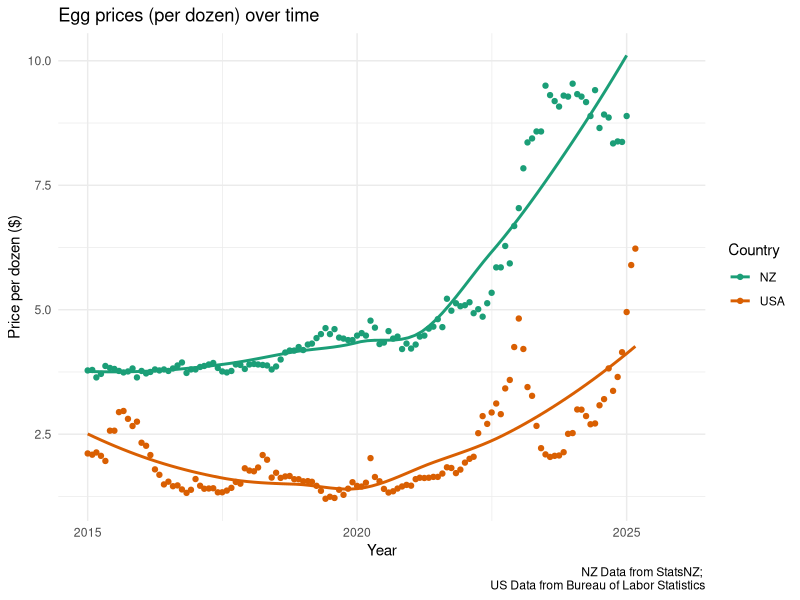
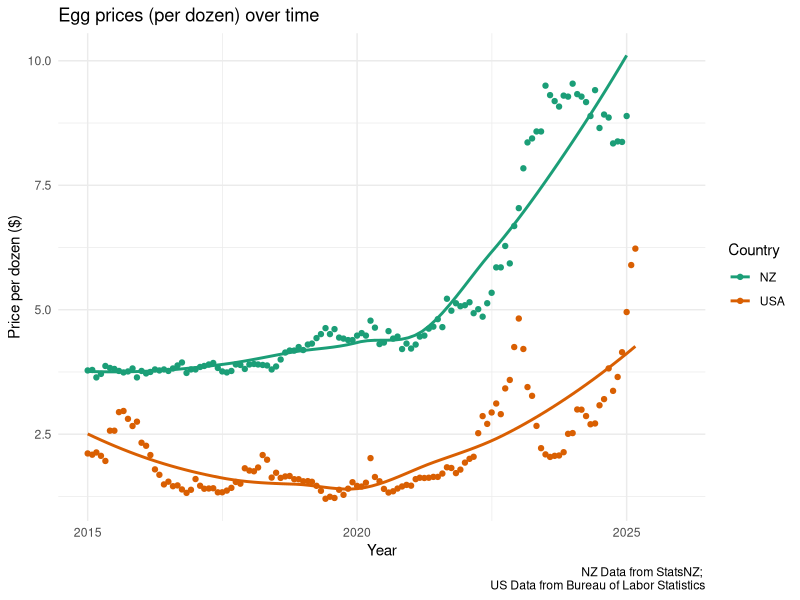
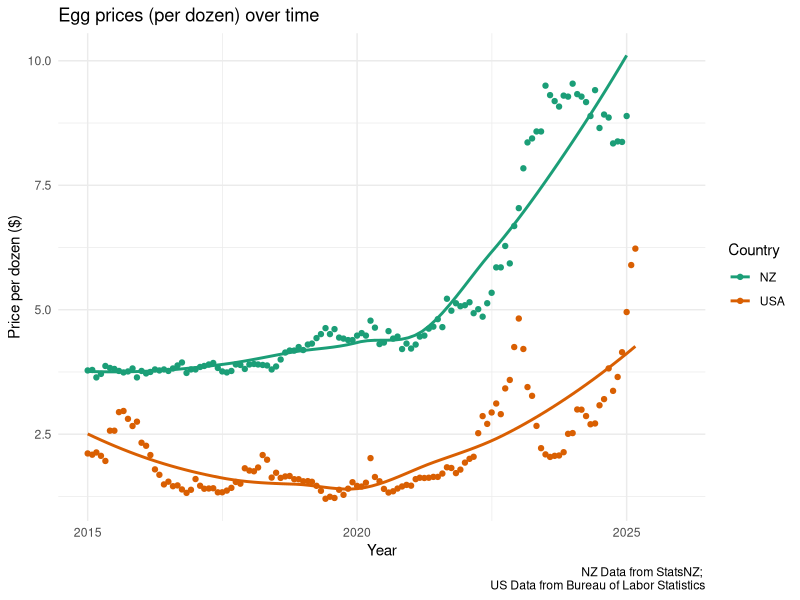

These charts were generated, in order, by the following R code:
## ---- chunk 1
#| message: false
#| warning: false
library(tidyverse)
library(here)

eggs <- read_csv(here("charts", "2025-04-19_smooth", "eggsNZUSA.csv")) 


eggs <- eggs %>%
    mutate(month_year = paste0(month, "_", year)) %>%
  mutate(date = lubridate::my(month_year))

glimpse(eggs)
  
## ---- chunk 2
#| message: false
#| warning: false
eggs %>%
  ggplot(aes(x = date, y = price, colour = currency)) +
  geom_point() +
  geom_smooth(se = FALSE, na.rm = TRUE) +
  scale_colour_brewer(palette = "Dark2", name = "Country", labels = c("NZ", "USA")) +
  theme_minimal() +
  labs(y = "Price per dozen ($)", x = "Year", 
       title = "Egg prices (per dozen) over time", 
       caption = "NZ Data from StatsNZ; \nUS Data from Bureau of Labor Statistics")
## ---- chunk 3
#| include: false

ggsave(here::here("charts", "2025-03-31_challenge", "eggs.png"), width = 6, height = 4,  bg = "white")


ggsave("featured.png",  bg = "white")
